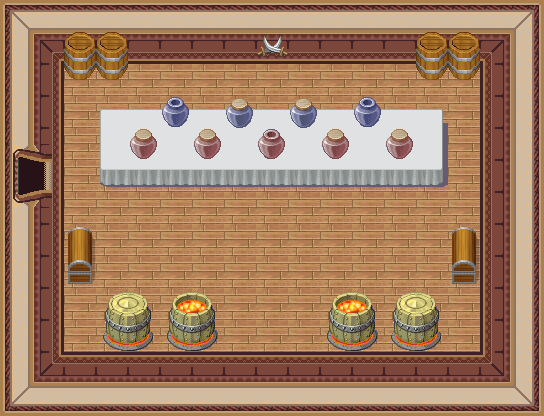

A level layout from a 2D game, rendered from its tile map. Below: a short description, then the map file with tile-grid data replaced by summaries:
An orthogonal 17x13 tile map with 32x32 px tiles, 7 tile layers (0_floor, 1_terrain, 2_object, 3_roof, ...), 1 hidden layer not drawn, 11 tilesets.

<map version="1.2" tiledversion="1.2.2" orientation="orthogonal" renderorder="right-down" width="17" height="13" tilewidth="32" tileheight="32" infinite="0" nextlayerid="9" nextobjectid="1">
 <tileset firstgid="1" name="int_wall_dark_red" tilewidth="32" tileheight="32" tilecount="16" columns="4">
  <image source="../../tileset/building/wall/int_wall_dark_red.png" width="128" height="128" />
 </tileset>
 <tileset firstgid="17" name="int_wall_dark_red_corners" tilewidth="32" tileheight="32" tilecount="16" columns="4">
  <image source="../../tileset/building/wall/int_wall_dark_red_corners.png" width="128" height="128" />
 </tileset>
 <tileset firstgid="33" name="collision" tilewidth="32" tileheight="32" tilecount="1" columns="1">
  <image source="../../tileset/logic/collision.png" width="32" height="32" />
 </tileset>
 <tileset firstgid="34" name="drewniany_stol_obrus" tilewidth="32" tileheight="32" tilecount="9" columns="3">
  <image source="../../tileset/pol/wyposazenie/stoly/drewniany_stol_obrus.png" width="96" height="96" />
 </tileset>
 <tileset firstgid="43" name="kafelki_rozne" tilewidth="32" tileheight="32" tilecount="80" columns="16">
  <image source="../../tileset/pol/domki/podloga/kafelki_rozne.png" width="512" height="160" />
 </tileset>
 <tileset firstgid="123" name="miecze" tilewidth="32" tileheight="32" tilecount="24" columns="6">
  <image source="../../tileset/pol/wyposazenie/miecze.png" width="192" height="128" />
 </tileset>
 <tileset firstgid="147" name="dzabny" tilewidth="32" tileheight="32" tilecount="4" columns="2">
  <image source="../../tileset/item/pot/pots_pink_blue.png" width="64" height="64" />
 </tileset>
 <tileset firstgid="151" name="beczka" tilewidth="32" tileheight="32" tilecount="2" columns="1">
  <image source="../../tileset/item/pot/small_barrel.png" width="32" height="64" />
 </tileset>
 <tileset firstgid="153" name="beczki" tilewidth="32" tileheight="32" tilecount="16" columns="8">
  <image source="../../tileset/item/pot/mine_barrels.png" width="256" height="64" />
 </tileset>
 <tileset firstgid="169" name="depo" tilewidth="32" tileheight="32" tilecount="6" columns="3">
  <image source="../../tileset/item/chest/chest_2.png" width="96" height="64" />
 </tileset>
 <tileset firstgid="175" name="dark_red_ew" tilewidth="32" tileheight="32" tilecount="12" columns="4">
  <image source="../../tileset/building/entrance/dark_red_ew.png" width="128" height="96" />
 </tileset>
 <layer id="1" name="0_floor" width="17" height="13">
  <data>[221 cells, 221 non-empty, 1 distinct tile ids]</data>
 </layer>
 <layer id="2" name="1_terrain" width="17" height="13">
  <data>[221 cells, 126 non-empty, 24 distinct tile ids]</data>
 </layer>
 <layer id="3" name="2_object" width="17" height="13">
  <data>[221 cells, 26 non-empty, 15 distinct tile ids]</data>
 </layer>
 <layer id="4" name="3_roof" width="17" height="13">
  <data>[221 cells, 25 non-empty, 9 distinct tile ids]</data>
 </layer>
 <layer id="5" name="4_roof_add" width="17" height="13">
  <data>[221 cells, 4 non-empty, 2 distinct tile ids]</data>
 </layer>
 <layer id="6" name="objects" width="17" height="13">
  <data>[221 cells, 0 non-empty, 0 distinct tile ids]</data>
 </layer>
 <layer id="7" name="collision" width="17" height="13" visible="0">
  <data>[221 cells, 128 non-empty, 1 distinct tile ids]</data>
 </layer>
 <layer id="8" name="protection" width="17" height="13">
  <data>[221 cells, 0 non-empty, 0 distinct tile ids]</data>
 </layer>
</map>
